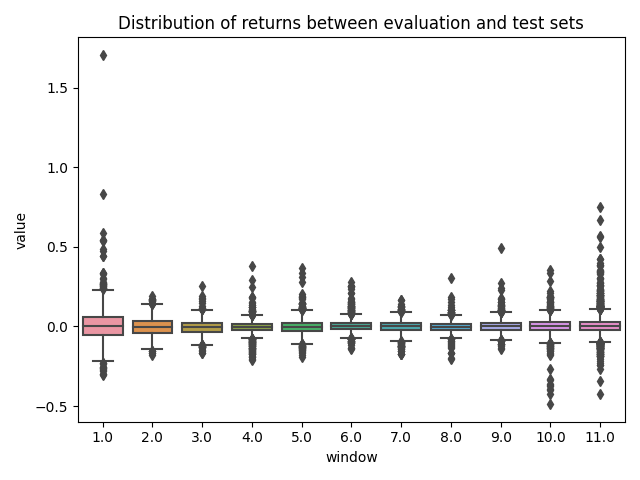

Here is the Python script that generated this plot:
import numpy as np
import pandas as pd
import scipy.stats as stats
from statsmodels.stats.weightstats import ztest as ztest
import pyarrow.parquet as pq

import matplotlib.pyplot as plt
import seaborn as sns
from wordcloud import WordCloud, STOPWORDS


ccs = ['btc', 'eth', 'xrp', 'xem', 'etc', 'ltc', 'dash', 'xmr', 'strat', 'xlm']

# generate the time windows
warm_up_window = 180
rolling_windows_size = 360
rolling_windows_shift = 90
train_start_date = pd.to_datetime("2017-06-01").date()
train_end_date = pd.to_datetime("2021-05-31").date()

date_range = [x.date() for x in pd.date_range(train_start_date, train_end_date)]
windows = []
window_start_idx = warm_up_window
window_end_idx = warm_up_window + rolling_windows_size
while window_end_idx <= len(date_range):
    windows.append((date_range[window_start_idx], date_range[window_end_idx]))
    window_start_idx += rolling_windows_shift
    window_end_idx = window_start_idx + rolling_windows_size

# retrieve price data
price_df = pq.ParquetDataset("../data/Price.parquet", validate_schema=False, filters=[('cc', 'in', ccs)])
price_df = price_df.read(columns=["price"]).to_pandas()
price_df = price_df.pivot(index='date', columns='cc', values='price')
price_df = price_df.reset_index()
price_df["date"] = pd.to_datetime(price_df["date"]).apply(lambda x: x.date())
price_df = price_df.set_index("date")
price_df[:] = price_df.values / price_df.shift(periods=1).values - 1
price_df = price_df.reset_index()

# subdivide price data based on windows
price_in_window = []
price_df["window"] = np.nan
for i, window in enumerate(windows):
    price_df.loc[(price_df["date"] > window[0]) & (price_df["date"] < window[1]), "window"] = i+1
    temp = price_df.loc[(price_df["date"] > window[0]) & (price_df["date"] < window[1])].drop("date", 1).iloc[1:]
    price_in_window.append(temp)
long_price_df = price_df.melt(id_vars= ["window", "date"]).dropna()

# create boxplots
sns.boxplot(data= long_price_df, y= "value", x= "window")
plt.title("Distribution of returns between evaluation and test sets")
plt.tight_layout()
plt.savefig("./analysisPriceData.png")
plt.close()

pricedf_mean = long_price_df.groupby("window").mean()
pricedf_std = long_price_df.groupby("window").std()
pricedf_q1 = long_price_df.groupby("window").quantile(0.25)
pricedf_q3 = long_price_df.groupby("window").quantile(0.75)

pricedf_stats = pd.DataFrame({"mean": pricedf_mean["value"].to_list(), "std": pricedf_std["value"].to_list(), "Q1": pricedf_q1["value"].to_list(), "Q3": pricedf_q3["value"].to_list()})
pricedf_stats.to_excel("./analysisPriceData.xlsx")
pricedf_stats.to_csv("./analysisPriceData.csv")

# see if price data significantly differs between windows
pricedf_ztests = []
for i in range(len(windows)):
    i = i+1
    pricedf_ztests_i = []
    for j in range(len(windows)):
        j = j+1
        zStat, pValue = ztest(long_price_df.loc[long_price_df["window"] == i]["value"], long_price_df.loc[long_price_df["window"] == j]["value"])
        pricedf_ztests_i.append("z-test({}): z-value: {:.3f}, p-value:{:.3f}".format(long_price_df.loc[long_price_df["window"] == i].shape[0] + long_price_df.loc[long_price_df["window"] == i].shape[0] -2, zStat, pValue))
    pricedf_ztests.append(pricedf_ztests_i)

pricedf_ztests = pd.DataFrame(pricedf_ztests)
pricedf_ztests = pricedf_ztests.transpose()
pricedf_ztests.to_excel("./analysisPriceData_ztests.xlsx")
pricedf_ztests.to_csv("./analysisPriceData_ztests.csv")

print(price_df)
